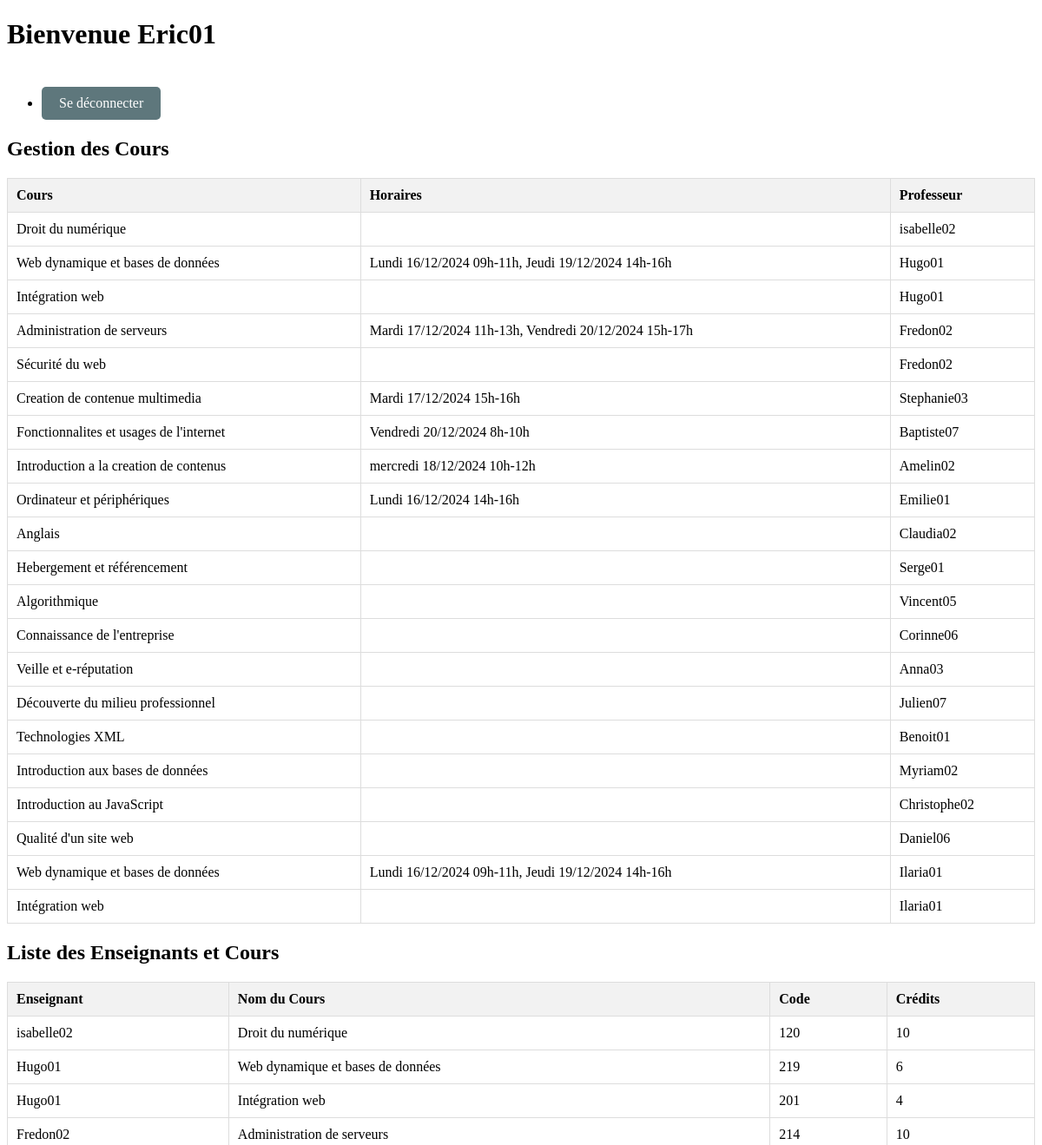
Page /index.php (signed in, upper part) on the earlier database version.
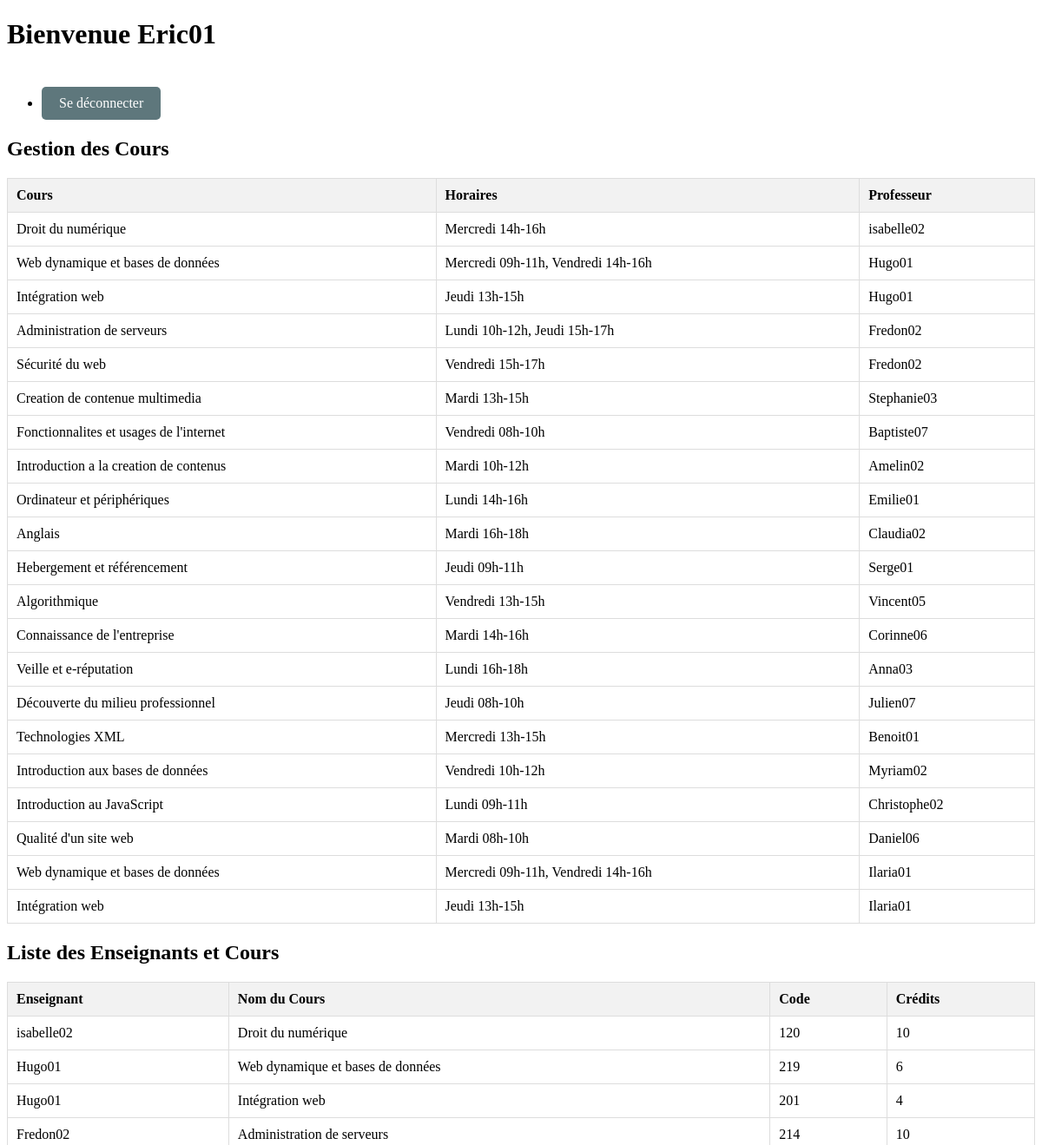
Same page on the later database version.
### tables this page shows
CREATE TABLE `cours` (
  `id` int(11) NOT NULL,
  `nom` varchar(255) NOT NULL,
  `code` int(11) NOT NULL,
  `credits` int(11) NOT NULL,
  `formation` enum('LP','DEUST','BOTH') DEFAULT 'BOTH',
  `horaires_dates` text DEFAULT NULL,
  `salle_classe` varchar(255) DEFAULT NULL,
  `semestre` int(1) NOT NULL
);

CREATE TABLE `enseignants` (
  `id` int(11) NOT NULL,
  `identifiant` varchar(255) NOT NULL,
  `motdepasse` varchar(255) NOT NULL,
  `role` varchar(50) NOT NULL DEFAULT 'prof'
);

### index.php (the view, shortened to what this page needs)
<?php
include('inc.connexion.php');
$user_id = $_SESSION['user_id'];
$query = "SELECT role FROM enseignants WHERE id = :user_id";
$stmt = $bdd->prepare($query);
$stmt->bindParam(':user_id', $user_id, PDO::PARAM_INT);
$stmt->execute();
$role_data = $stmt->fetch(PDO::FETCH_ASSOC);
$role = $role_data['role'];
function getCourses() {
    global $bdd;
    $query = "SELECT c.id, c.nom, c.horaires_dates, c.salle_classe, e.identifiant AS professeur
              FROM cours c
              JOIN cours_enseignants ce ON c.id = ce.id_cours
              JOIN enseignants e ON ce.id_prof = e.id";
    $stmt = $bdd->prepare($query);
    $stmt->execute();
    return $stmt->fetchAll(PDO::FETCH_ASSOC);
}
function getTeacherCourses() {
    global $bdd;
    $query = "
        SELECT
            e.id AS enseignant_id,
            e.identifiant AS enseignant,
            c.nom AS cours_nom,
            c.code AS cours_code,
            c.credits AS cours_credits
        FROM enseignants e
        JOIN cours_enseignants ce ON e.id = ce.id_prof
        JOIN cours c ON ce.id_cours = c.id";
    $stmt = $bdd->prepare($query);
    $stmt->execute();
    return $stmt->fetchAll(PDO::FETCH_ASSOC);
}
$teacher_courses = getTeacherCourses();
$courses = getCourses();
?>
<!DOCTYPE html>
<html lang="fr">
<head>
    <link rel="stylesheet" href="assets/style.css">
</head>
<body>
<header>
    <h1>Bienvenue <?php echo htmlspecialchars($_SESSION['username']); ?></h1>
    <nav>
        <ul>
            <li><a class="btn" href="session_deconnexion.php">Se déconnecter</a></li>
        </ul>
    </nav>
</header>
<main>
     <?php if ($role === 'admin') { ?>
        <section>
            <h2>Gestion des Cours</h2>
            <table>
                <thead>
                    <tr>
                        <th>Cours</th>
                        <th>Horaires</th>
                        <th>Professeur</th>
                    </tr>
                </thead>
                <tbody>
                    <?php foreach ($courses as $course) { ?>
                        <tr>
                            <td><?php echo htmlspecialchars($course['nom']); ?></td>
                            <td><?php echo htmlspecialchars($course['horaires_dates']); ?></td>
                            <td><?php echo htmlspecialchars($course['professeur']); ?></td>
                        </tr>
                    <?php } ?>
                </tbody>
            </table>
        </section>
        <section>
    <h2>Liste des Enseignants et Cours</h2>
    <table>
        <thead>
            <tr>
                <th>Enseignant</th>
                <th>Nom du Cours</th>
                <th>Code</th>
                <th>Crédits</th>
            </tr>
        </thead>
        <tbody>
            <?php foreach ($teacher_courses as $course) { ?>
                <tr>
                    <td><?php echo htmlspecialchars($course['enseignant']); ?></td>
                    <td><?php echo htmlspecialchars($course['cours_nom']); ?></td>
                    <td><?php echo htmlspecialchars($course['cours_code']); ?></td>
                    <td><?php echo htmlspecialchars($course['cours_credits']); ?></td>
                </tr>
            <?php } ?>
        </tbody>
    </table>
</section>
    <?php } ?>
</main>
</body>
</html>

### assets/style.css (style rules this page uses)
table { width: 100%; border-collapse: collapse; }
th, td { border: 1px solid #ddd; padding: 10px; text-align: left; }
th { background-color: #f2f2f2; }
.btn { display: inline-block; background-color: #5e777c; color: #fff; padding: 10px 20px; border-radius: 5px; text-decoration: none; margin-top: 20px; }

Differences in the rows shown:
changed cours "Droit du numérique": horaires_dates (not shown) → "Mercredi 14h-16h"
changed cours "Web dynamique et bases de données": horaires_dates "Lundi 16/12/2024 09h-11h, Jeudi 19/12/2024 14h-16h" → "Mercredi 09h-11h, Vendredi 14h-16h"
changed cours "Intégration web": horaires_dates (not shown) → "Jeudi 13h-15h"
changed cours "Administration de serveurs": horaires_dates "Mardi 17/12/2024 11h-13h, Vendredi 20/12/2024 15h-17h" → "Lundi 10h-12h, Jeudi 15h-17h"
changed cours "Sécurité du web": horaires_dates (not shown) → "Vendredi 15h-17h"
changed cours "Creation de contenue multimedia": horaires_dates "Mardi 17/12/2024 15h-16h" → "Mardi 13h-15h"
changed cours "Fonctionnalites et usages de l'internet": horaires_dates "Vendredi 20/12/2024 8h-10h" → "Vendredi 08h-10h"
changed cours "Introduction a la creation de contenus": horaires_dates "mercredi 18/12/2024 10h-12h" → "Mardi 10h-12h"
changed cours "Ordinateur et périphériques": horaires_dates "Lundi 16/12/2024 14h-16h" → "Lundi 14h-16h"
changed cours "Anglais": horaires_dates (not shown) → "Mardi 16h-18h"
changed cours "Hebergement et référencement": horaires_dates (not shown) → "Jeudi 09h-11h"
changed cours "Algorithmique": horaires_dates (not shown) → "Vendredi 13h-15h"
changed cours "Connaissance de l'entreprise": horaires_dates (not shown) → "Mardi 14h-16h"
changed cours "Veille et e-réputation": horaires_dates (not shown) → "Lundi 16h-18h"
changed cours "Découverte du milieu professionnel": horaires_dates (not shown) → "Jeudi 08h-10h"
changed cours "Technologies XML": horaires_dates (not shown) → "Mercredi 13h-15h"
changed cours "Introduction aux bases de données": horaires_dates (not shown) → "Vendredi 10h-12h"
changed cours "Introduction au JavaScript": horaires_dates (not shown) → "Lundi 09h-11h"
changed cours "Qualité d'un site web": horaires_dates (not shown) → "Mardi 08h-10h"
